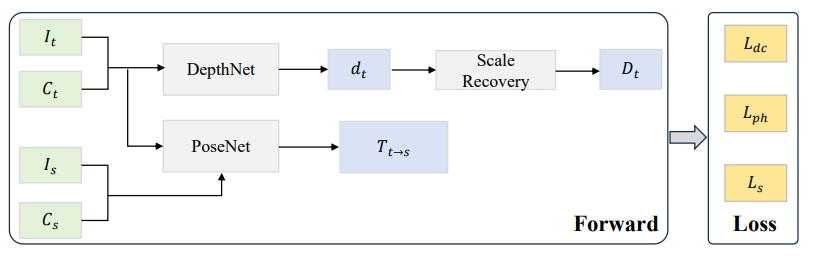
#> input picture figs/selftof.png, 819 x 256 px
$ python -i extract_superpixel.py   (imports and definitions only)   (older library calls are emulated)
#> lines starting #> are read from the running program, lines starting #| are printed output that depends on the picture
# adapted from https://github.com/svip-lab/Indoor-SfMLearner/blob/master/extract_superpixel.py

import os
import glob

import numpy as np
import cv2
from skimage.segmentation import slic, watershed, felzenszwalb
from skimage.util import img_as_float
from skimage.color import label2rgb

from concurrent.futures import ProcessPoolExecutor
from multiprocessing import cpu_count
import tqdm
from functools import partial

import argparse


parser = argparse.ArgumentParser()
# [5 lines not run here, left out]

# [1 line that did not run here, left out]

# [1 line that did not run here, left out]
# [1 line that did not run here, left out]

# [1 line that did not run here, left out]
# [1 line that did not run here, left out]
# [1 line that did not run here, left out]


def extract_superpixel(filename):
#> called with filename = '../figs/selftof.png'
    CROP = 16
    image = cv2.imread(filename)
#> image is the input picture: shape (256, 819, 3); mean B, G, R 241.6, 243.8, 243.3
    h, w, c = image.shape
#> h = 256; w = 819; c = 3

    corp_image = image[CROP:-CROP, CROP:-CROP, :]
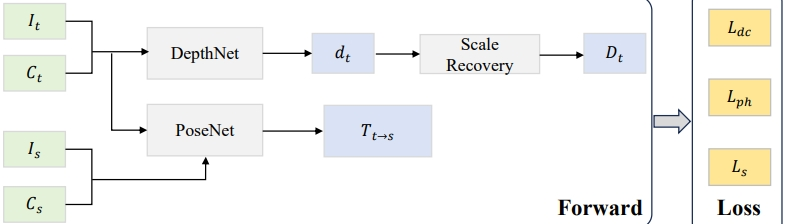
#> corp_image: shape (224, 787, 3); mean B, G, R 241.3, 244.2, 243.9

    resize_image = cv2.resize(corp_image, (384, 288))
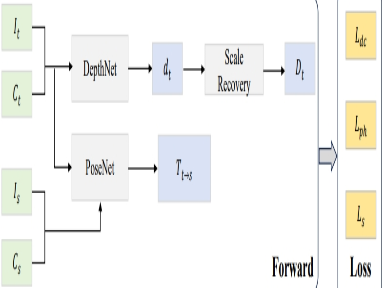
#> resize_image: shape (288, 384, 3); mean B, G, R 241.4, 244.3, 244
    resize_image = img_as_float(resize_image)

    segment = felzenszwalb(resize_image, scale=100, sigma=0.5, min_size=50)
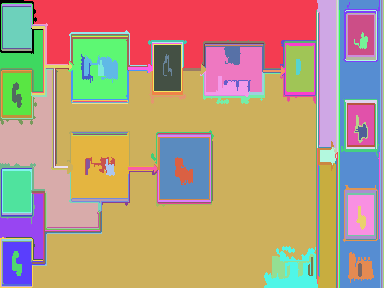
#> segment: shape (288, 384) int64; 160 distinct labels, from 0 to 159; one colour per label, 0 black

    n = 1
    for i in range(segment.max()):
        npixel = np.sum(segment == (i + 1))
        if npixel > 1000:
            segment[segment == (i + 1)] = n
            n += 1
        else:
            segment[segment == (i + 1)] = 0
#> this loop made 159 passes
#> npixel on passes 1 to 12: 12717, 2374, 165, 152, 288, 5475, 305, 288, 288, 288, 288, 97
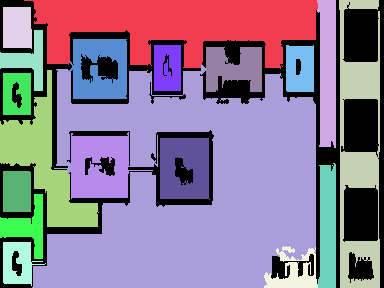
#> segment: shape (288, 384) int64; 20 distinct labels, from 0 to 19; one colour per label, 0 black
#> after the loop, n = 20

    segment = cv2.resize(segment, (w - 2 * CROP, h - 2 * CROP), interpolation=cv2.INTER_NEAREST)
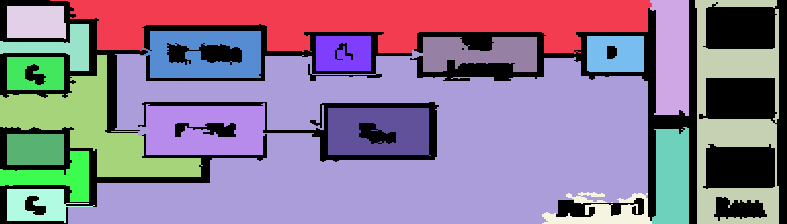
#> segment: shape (224, 787) int32; 20 distinct labels, from 0 to 19; one colour per label, 0 black

    ext_seg = np.zeros([h, w], dtype=np.int)
    ext_seg[CROP:-CROP, CROP:-CROP] = segment
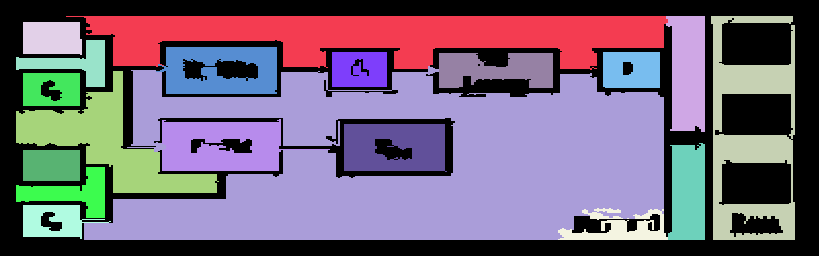
#> ext_seg: shape (256, 819) int64; 20 distinct labels, from 0 to 19; one colour per label, 0 black

    return ext_seg


def images2seg(scene, filename, index):

    segment = extract_superpixel(filename)
    cv2.imwrite(os.path.join(train_dir, scene, index + "_seg.png"), segment.astype(np.uint8))

    color = label2rgb(segment, bg_label=0)
    color = (255 * color).astype(np.uint8)
    cv2.imwrite(os.path.join(train_dir, scene, index + "_seg.jpg"), color)

    return


# multi processing fitting
executor = ProcessPoolExecutor(max_workers=cpu_count())
futures = []

# [26 lines not run here, left out]

>>> result = extract_superpixel('../figs/selftof.png')
